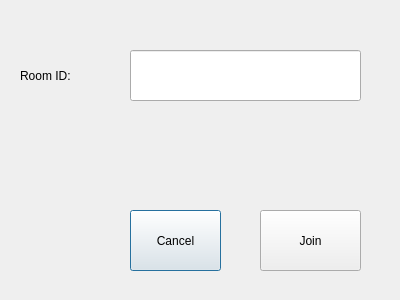
<?xml version="1.0" encoding="UTF-8"?>
<ui version="4.0">
 <class>JoinRoomDialog</class>
 <widget class="QDialog" name="JoinRoomDialog">
  <property name="geometry">
   <rect>
    <x>0</x>
    <y>0</y>
    <width>400</width>
    <height>300</height>
   </rect>
  </property>
  <property name="windowTitle">
   <string>Dialog</string>
  </property>
  <widget class="QLabel" name="label_roomId">
   <property name="geometry">
    <rect>
     <x>20</x>
     <y>50</y>
     <width>111</width>
     <height>51</height>
    </rect>
   </property>
   <property name="styleSheet">
    <string notr="true">font: 87 12pt &quot;Arial&quot;;</string>
   </property>
   <property name="text">
    <string>Room ID:</string>
   </property>
  </widget>
  <widget class="QLineEdit" name="lineEdit_roomId">
   <property name="geometry">
    <rect>
     <x>130</x>
     <y>50</y>
     <width>231</width>
     <height>51</height>
    </rect>
   </property>
   <property name="styleSheet">
    <string notr="true">font: 87 12pt &quot;Arial&quot;;</string>
   </property>
  </widget>
  <widget class="QPushButton" name="btn_cancel">
   <property name="geometry">
    <rect>
     <x>130</x>
     <y>210</y>
     <width>91</width>
     <height>61</height>
    </rect>
   </property>
   <property name="styleSheet">
    <string notr="true">font: 87 12pt &quot;Arial&quot;;</string>
   </property>
   <property name="text">
    <string>Cancel</string>
   </property>
  </widget>
  <widget class="QPushButton" name="btn_join">
   <property name="geometry">
    <rect>
     <x>260</x>
     <y>210</y>
     <width>101</width>
     <height>61</height>
    </rect>
   </property>
   <property name="styleSheet">
    <string notr="true">font: 87 12pt &quot;Arial&quot;;</string>
   </property>
   <property name="text">
    <string>Join</string>
   </property>
  </widget>
 </widget>
 <resources/>
 <connections/>
</ui>
